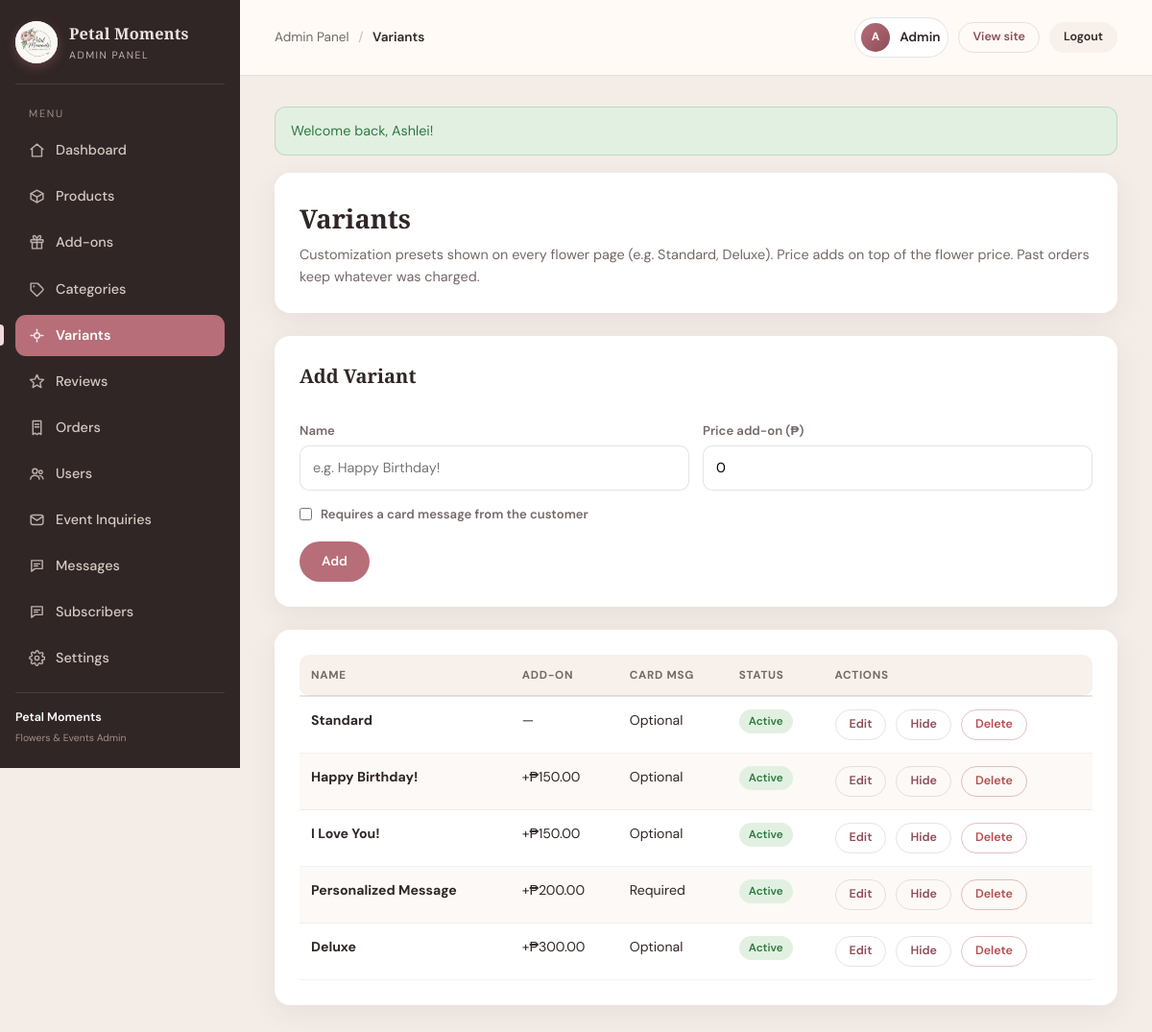
Screenshot of /admin/variants.php (signed in) with the database file from the repository.
### tables this page shows
CREATE TABLE variants (
  id             INT UNSIGNED AUTO_INCREMENT PRIMARY KEY,
  name           VARCHAR(60)  NOT NULL UNIQUE,
  price_adjust   DECIMAL(10,2) NOT NULL DEFAULT 0.00,
  needs_message  TINYINT(1)   NOT NULL DEFAULT 0,
  is_active      TINYINT(1)   NOT NULL DEFAULT 1
);

### config/functions.php (called while the page is built, shortened)
<?php
function e($value)
{
    return htmlspecialchars((string)$value);
}
function get_flashes()
{
    $flashes = $_SESSION['flash'] ?? [];
    return $flashes;
}

### admin/variants.php (the view, shortened to what this page needs)
<?php
require_once __DIR__ . '/../config/functions.php';
$active = 'variants';
include __DIR__ . '/includes/admin_header.php';
$variants = $pdo->query("SELECT * FROM variants ORDER BY price_adjust ASC, id ASC")->fetchAll();
$editing = null;
?>
<div class="admin-card">
    <h1>Variants</h1>
    <p>Customization presets shown on every flower page (e.g. Standard, Deluxe). Price adds on top of the flower price. Past orders keep whatever was charged.</p>
</div>
<div class="admin-card">
    <h2><?php echo $editing ? 'Edit Variant' : 'Add Variant'; ?></h2>
    <form method="post" action="variants.php" class="admin-form">
        <div class="form-row">
            <div>
                <label>Name</label>
                <input type="text" name="name" value="<?php echo e($editing['name'] ?? ''); ?>" placeholder="e.g. Happy Birthday!" required>
            </div>
            <div>
                <label>Price add-on (₱)</label>
                <input type="number" name="price_adjust" step="0.01" min="0" value="<?php echo e($editing['price_adjust'] ?? '0'); ?>" required>
            </div>
        </div>
        <label class="checkbox"><input type="checkbox" name="needs_message" <?php echo ($editing && $editing['needs_message']) ? 'checked' : ''; ?>> Requires a card message from the customer</label>
        <div class="form-actions">
            <button type="submit" class="btn btn-primary"><?php echo $editing ? 'Save' : 'Add'; ?></button>
        </div>
    </form>
</div>
<div class="admin-card">
    <div class="table-scroll">
    <table class="admin-table">
        <thead><tr><th>Name</th><th>Add-on</th><th>Card msg</th><th>Status</th><th>Actions</th></tr></thead>
        <tbody>
        <?php foreach ($variants as $v): ?>
            <tr>
                <td><strong><?php echo e($v['name']); ?></strong></td>
                <td><?php echo $v['price_adjust'] > 0 ? '+₱' . number_format((float)$v['price_adjust'], 2) : '—'; ?></td>
                <td><?php echo $v['needs_message'] ? 'Required' : 'Optional'; ?></td>
                <td><span class="chip <?php echo $v['is_active'] ? 'chip-yes' : 'chip-no'; ?>"><?php echo $v['is_active'] ? 'Active' : 'Hidden'; ?></span></td>
                <td>
                    <div class="cell-actions">
                        <a class="btn btn-ghost btn-sm" href="variants.php?edit=<?php echo (int)$v['id']; ?>">Edit</a>
                        <a class="btn btn-ghost btn-sm" href="variants.php?toggle=<?php echo (int)$v['id']; ?>"><?php echo $v['is_active'] ? 'Hide' : 'Show'; ?></a>
                        <a class="btn btn-danger btn-sm" href="variants.php?delete=<?php echo (int)$v['id']; ?>" onclick="return confirm('Delete this variant? Past orders are unaffected.');">Delete</a>
                    </div>
                </td>
            </tr>
        <?php endforeach; ?>
        </tbody>
    </table>
    </div>
</div>
<?php include __DIR__ . '/includes/admin_footer.php'; ?>

### admin/includes/admin_header.php (shortened to what this page needs)
<?php
require_once __DIR__ . '/../../config/functions.php';
$navLabels = [
    'dashboard'   => 'Dashboard',
    'products'    => 'Products',
    'addons'      => 'Add-ons',
    'variants'    => 'Variants',
    'reviews'     => 'Reviews',
    'categories'  => 'Categories',
    'orders'      => 'Orders',
    'users'       => 'Users',
    'inquiries'   => 'Event Inquiries',
    'messages'    => 'Messages',
    'subscribers' => 'Subscribers',
    'settings'    => 'Settings',
];
$crumbLabel = $navLabels[$active ?? ''] ?? 'Admin Panel';
?>
<!DOCTYPE html>
<html lang="en">
<head>
    <link rel="stylesheet" href="admin_style.css" />
</head>
<body class="admin-body">
<div class="admin-layout">
    <aside class="admin-sidebar">
        <div class="admin-brand">
            <img src="logo.png" alt="Petal Moments logo" class="brand-logo" />
            <div>
                <strong>Petal Moments</strong>
                <small>Admin Panel</small>
            </div>
        </div>
        <div class="admin-nav-label">Menu</div>
        <nav class="admin-nav">
            <a href="index.php" class="<?php echo ($active ?? '') === 'dashboard' ? 'active' : ''; ?>">
                <svg viewBox="0 0 24 24" fill="none" stroke="currentColor" stroke-width="2" stroke-linecap="round" stroke-linejoin="round"><path d="M3 10.5 12 3l9 7.5"/><path d="M5 9.5V21h14V9.5"/></svg>
                Dashboard
            </a>
            <a href="products.php" class="<?php echo ($active ?? '') === 'products' ? 'active' : ''; ?>">
                <svg viewBox="0 0 24 24" fill="none" stroke="currentColor" stroke-width="2" stroke-linecap="round" stroke-linejoin="round"><path d="M21 8 12 3 3 8v8l9 5 9-5V8Z"/><path d="M3 8l9 5 9-5"/><path d="M12 13v8"/></svg>
                Products
            </a>
            <a href="addons.php" class="<?php echo ($active ?? '') === 'addons' ? 'active' : ''; ?>">
                <svg viewBox="0 0 24 24" fill="none" stroke="currentColor" stroke-width="2" stroke-linecap="round" stroke-linejoin="round"><rect x="3" y="8" width="18" height="4" rx="1"/><path d="M12 8v13M5 12v9h14v-9M12 8s-4 0-5-2-1-4 1-4 3 2 4 4ZM12 8s4 0 5-2 1-4-1-4-3 2-4 4Z"/></svg>
                Add-ons
            </a>
            <a href="categories.php" class="<?php echo ($active ?? '') === 'categories' ? 'active' : ''; ?>">
                <svg viewBox="0 0 24 24" fill="none" stroke="currentColor" stroke-width="2" stroke-linecap="round" stroke-linejoin="round"><path d="M20.6 13.4 12 22l-9-9V3h10l7.6 7.6a2 2 0 0 1 0 2.8Z"/><circle cx="7.5" cy="7.5" r=".5"/></svg>
                Categories
            </a>
            <a href="variants.php" class="<?php echo ($active ?? '') === 'variants' ? 'active' : ''; ?>">
                <svg viewBox="0 0 24 24" fill="none" stroke="currentColor" stroke-width="2" stroke-linecap="round" stroke-linejoin="round"><path d="M12 3v3M12 18v3M3 12h3M18 12h3"/><circle cx="12" cy="12" r="4"/></svg>
                Variants
            </a>
            <a href="reviews.php" class="<?php echo ($active ?? '') === 'reviews' ? 'active' : ''; ?>">
                <svg viewBox="0 0 24 24" fill="none" stroke="currentColor" stroke-width="2" stroke-linecap="round" stroke-linejoin="round"><path d="M12 2l2.9 6.3 6.9.8-5.1 4.7 1.4 6.8L12 17l-6.1 3.6 1.4-6.8L2.2 9.1l6.9-.8L12 2Z"/></svg>
                Reviews
            </a>
            <a href="orders.php" class="<?php echo ($active ?? '') === 'orders' ? 'active' : ''; ?>">
                <svg viewBox="0 0 24 24" fill="none" stroke="currentColor" stroke-width="2" stroke-linecap="round" stroke-linejoin="round"><path d="M6 2h12v20l-3-2-3 2-3-2-3 2V2Z"/><path d="M9 7h6"/><path d="M9 11h6"/></svg>
                Orders
            </a>
            <a href="users.php" class="<?php echo ($active ?? '') === 'users' ? 'active' : ''; ?>">
                <svg viewBox="0 0 24 24" fill="none" stroke="currentColor" stroke-width="2" stroke-linecap="round" stroke-linejoin="round"><circle cx="9" cy="8" r="3.5"/><path d="M2.5 20c.5-3.5 3.2-5.5 6.5-5.5s6 2 6.5 5.5"/><circle cx="17.5" cy="9.5" r="2.5"/><path d="M16 14.6c2.6.3 4.5 2 5 4.9"/></svg>
                Users
            </a>
            <a href="inquiries.php" class="<?php echo ($active ?? '') === 'inquiries' ? 'active' : ''; ?>">
                <svg viewBox="0 0 24 24" fill="none" stroke="currentColor" stroke-width="2" stroke-linecap="round" stroke-linejoin="round"><rect x="3" y="5" width="18" height="14" rx="3"/><path d="m3 7 9 6 9-6"/></svg>
                Event Inquiries
            </a>
            <a href="messages.php" class="<?php echo ($active ?? '') === 'messages' ? 'active' : ''; ?>">
                <svg viewBox="0 0 24 24" fill="none" stroke="currentColor" stroke-width="2" stroke-linecap="round" stroke-linejoin="round"><path d="M4 4h16v12H9l-5 4V4Z"/><path d="M8 9h8"/><path d="M8 12h5"/></svg>
                Messages
            </a>
            <a href="subscribers.php" class="<?php echo ($active ?? '') === 'subscribers' ? 'active' : ''; ?>">
                <svg viewBox="0 0 24 24" fill="none" stroke="currentColor" stroke-width="2" stroke-linecap="round" stroke-linejoin="round"><path d="M4 4h16v12H9l-5 4V4Z"/><path d="M8 9h8"/><path d="M8 12h5"/></svg>
                Subscribers
            </a>
            <a href="settings.php" class="<?php echo ($active ?? '') === 'settings' ? 'active' : ''; ?>">
                Settings
            </a>
        </nav>
        <div class="admin-sidebar-foot">
            <span>Petal Moments</span>
            <small>Flowers &amp; Events Admin</small>
        </div>
    </aside>
    <div class="admin-content">
        <header class="admin-topbar">
            <div class="crumb">Admin Panel <span class="crumb-span">/</span> <b><?php echo e($crumbLabel); ?></b></div>
            <div class="topbar-right">
                <div class="admin-user">
                    <span class="avatar avatar-sm">A</span>
                    <span>Admin</span>
                </div>
                <a class="btn btn-ghost btn-sm" href="../index.php">View site</a>
                <a class="btn btn-light btn-sm" href="../logout.php">Logout</a>
            </div>
        </header>
        <main class="admin-main">
        <?php foreach (get_flashes() as $flashMsg): ?>
            <div class="flash-alert flash-<?php echo $flashMsg['type'] === 'error' ? 'error' : 'success'; ?>">
                <?php echo e($flashMsg['message']); ?>
            </div>
        <?php endforeach; ?>

### admin/includes/admin_footer.php (shortened to what this page needs)
</main>
    </div>
</div>
</body>
</html>

### rows the page displays
variants: name "Standard", needs_message "Optional", is_active "Active"
variants: name "Happy Birthday!", price_adjust "150.00", needs_message "Optional", is_active "Active"
variants: name "I Love You!", price_adjust "150.00", needs_message "Optional", is_active "Active"
variants: name "Personalized Message", price_adjust "200.00", needs_message "Required", is_active "Active"
variants: name "Deluxe", price_adjust "300.00", needs_message "Optional", is_active "Active"

### other values shown
$crumbLabel "Variants"
$flashMsg['message'] "Welcome back, Ashlei!"
